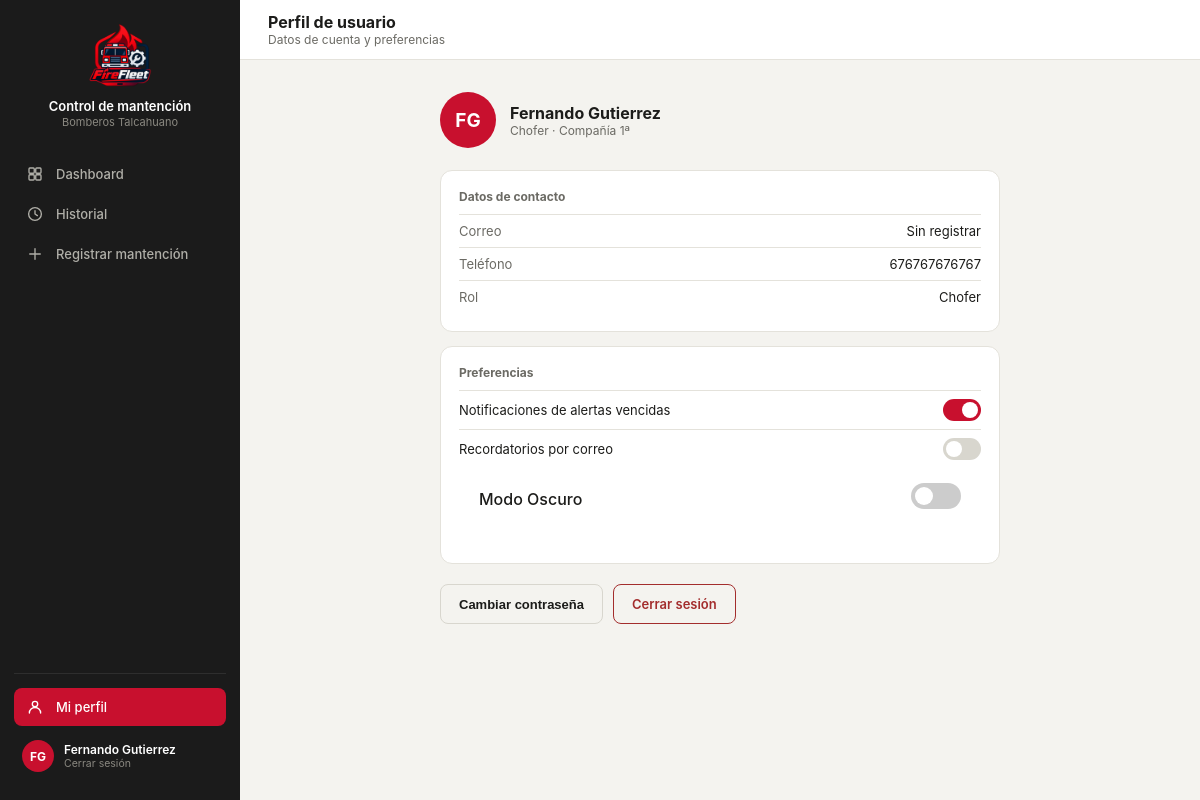
The page /perfil/ (signed in) on the database its author committed.
### core/models.py (models this page shows, shortened)
class Usuario(models.Model):
    id_user = models.AutoField(primary_key=True)
    user = models.OneToOneField(User, on_delete=models.CASCADE, related_name="perfil", null=True, blank=True)
    nombre = models.CharField(max_length=120)
    rol = models.CharField(max_length=50)
    id_compania = models.ForeignKey(
        Compania, on_delete=models.SET_NULL, null=True, blank=True,
        db_column="id_compania", related_name="usuarios",
    )
    telefono = models.CharField(max_length=30, blank=True, default='')
    class Meta:
        db_table = "usuario"

class Compania(models.Model):
    id_comp = models.AutoField(primary_key=True)
    nombre = models.CharField(max_length=100)
    direccion = models.CharField(max_length=200, blank=True, db_column="dirección")
    telefono = models.CharField(max_length=20, blank=True, db_column="teléfono")
    class Meta:
        db_table = "compania"
        verbose_name_plural = "Compañías"
    def __str__(self):
        return self.nombre

### core/views.py (the view)
# urls.py: path('perfil/', views.perfil, name='perfil'),
@login_required(login_url='index')
def perfil(request):
    perfil_usuario, current_user_data = _datos_usuario_actual(request)
    current_user_data['email'] = request.user.email
    current_user_data['telefono'] = perfil_usuario.telefono if perfil_usuario else ''
    return render(request, 'core/perfil.html', {'current_user': current_user_data})

### core/views.py (called while the page is built)
def _datos_usuario_actual(request):
    perfil_usuario = getattr(request.user, 'perfil', None)
    is_admin = request.user.is_superuser or bool(
        perfil_usuario and (perfil_usuario.rol or '').lower() == 'administrador'
    )
    if perfil_usuario:
        nombre = perfil_usuario.nombre
        rol = perfil_usuario.rol
        comp = str(perfil_usuario.id_compania) if perfil_usuario.id_compania else 'Sin Compañía'
    else:
        nombre = request.user.get_full_name() or request.user.username
        rol = ''
        comp = 'Sin Compañía'
    return perfil_usuario, {
        'name': nombre,
        'rol': rol,
        'comp': comp,
        'initials': ''.join([palabra[0].upper() for palabra in nombre.split()[:2]]) or '??',
        'isAdmin': is_admin,
    }

### core/templates/core/perfil.html (shortened to what this page needs)
{% load static %}
<!DOCTYPE html>
<html lang="es">
<head>
<link rel="stylesheet" href="https://cdnjs.cloudflare.com/ajax/libs/tabler-icons/2.44.0/iconfont/tabler-icons.min.css">
<link rel="stylesheet" href="{% static 'styles.css' %}">
</head>
<body>
<div class="layout">
  <div class="sidebar">
    <div class="sidebar-brand">
      <div class="logo"><img src="{% static 'imagenes/logo2.png' %}" alt="Logo Control de mantención"></div>
      <div><p class="t1">Control de mantención</p><p class="t2">Bomberos Talcahuano</p></div>
    </div>
    <a class="nav-item" href="{% url 'dashboard' %}">Dashboard</a>
    <a class="nav-item" href="{% url 'historial' %}"><svg class="nav-icon" viewBox="0 0 24 24" fill="none" stroke="currentColor" stroke-width="1.8" stroke-linecap="round" stroke-linejoin="round"><circle cx="12" cy="12" r="8.5"/><polyline points="12 7.5 12 12 15.2 14.2"/></svg>Historial</a>
    <a class="nav-item" href="{%  url 'registrar'  %}"><svg class="nav-icon" viewBox="0 0 24 24" fill="none" stroke="currentColor" stroke-width="1.8" stroke-linecap="round" stroke-linejoin="round"><line x1="12" y1="5" x2="12" y2="19"/><line x1="5" y1="12" x2="19" y2="12"/></svg>Registrar mantención</a>
    <div class="sidebar-footer">
                <a class="nav-item active" href="{% url 'perfil' %}"><svg class="nav-icon" viewBox="0 0 24 24" fill="none" stroke="currentColor" stroke-width="1.8" stroke-linecap="round" stroke-linejoin="round"><circle cx="12" cy="8" r="3.6"/><path d="M4.5 20c0-4.1 3.4-7.4 7.5-7.4s7.5 3.3 7.5 7.4"/></svg>Mi perfil</a>
    <a class="sidebar-user" href="{% url 'logout' %}" style="margin-top:6px; text-decoration:none;">
        <div class="av"> {{ current_user.initials }}
</div>
        <div><p class="name">{{ current_user.name }}</p><p class="role">Cerrar sesión</p></div>
      </a>
    </div>
  </div>
  <div class="main">
    <div class="topbar">
      <div style="display:flex; align-items:center; gap:12px;">
        <div><h2>Perfil de usuario</h2><p class="crumb">Datos de cuenta y preferencias</p></div>
      </div>
    </div>
    <div class="content">
      <div style="max-width:560px; margin:0 auto;">
        <div style="display:flex; align-items:center; gap:14px; margin-bottom:22px;">
          <div style="width:56px; height:56px; border-radius:50%; background:var(--red); display:flex; align-items:center; justify-content:center; color:#fff; font-size:19px; font-weight:700;"> {{ current_user.initials }}</div>
          <div><p style="font-size:16px; font-weight:700; margin:0;"> {{ current_user.name }}</p><p style="font-size:12px; color:var(--text2); margin:0;">{{ current_user.rol }} · {{ current_user.comp }}</p></div>
        </div>
        <div class="card" style="margin-bottom:14px;">
          <p style="font-size:12px; color:var(--text2); margin:0 0 10px; font-weight:700;">Datos de contacto</p>
          <div style="display:flex; justify-content:space-between; padding:8px 0; border-top:1px solid var(--border); font-size:13px;"><span style="color:var(--text2);">Correo</span><span>{{ current_user.email|default:"Sin registrar" }}</span></div>
          <div style="display:flex; justify-content:space-between; padding:8px 0; border-top:1px solid var(--border); font-size:13px;"><span style="color:var(--text2);">Teléfono</span><span>{{ current_user.telefono|default:"Sin registrar" }}</span></div>
          <div style="display:flex; justify-content:space-between; padding:8px 0; border-top:1px solid var(--border); font-size:13px;"><span style="color:var(--text2);">Rol</span><span>{{ current_user.rol }}</span></div>
        </div>
        <div class="card" style="margin-bottom:20px;">
          <p style="font-size:12px; color:var(--text2); margin:0 0 10px; font-weight:700;">Preferencias</p>
          <div style="display:flex; justify-content:space-between; align-items:center; padding:8px 0; border-top:1px solid var(--border); font-size:13px;">
            <span>Notificaciones de alertas vencidas</span>
            <div style="width:38px; height:22px; border-radius:20px; background:var(--red); position:relative;"><div style="width:16px; height:16px; border-radius:50%; background:#fff; position:absolute; top:3px; right:3px;"></div></div>
          </div>
          <div style="display:flex; justify-content:space-between; align-items:center; padding:8px 0; border-top:1px solid var(--border); font-size:13px;">
            <span>Recordatorios por correo</span>
            <div style="width:38px; height:22px; border-radius:20px; background:#D8D6CE; position:relative;"><div style="width:16px; height:16px; border-radius:50%; background:#fff; position:absolute; top:3px; left:3px;"></div></div>
          </div>
          <div class="dark-mode-setting" style="display: flex; align-items: center; justify-content: space-between; padding: 15px 20px; background: var(--card-bg, #fff); border-radius: 8px; margin-bottom: 15px;">
    <span style="font-weight: 500;">Modo Oscuro</span>
    <label class="switch" style="position: relative; display: inline-block; width: 50px; height: 26px;">
      <span class="slider" style="position: absolute; cursor: pointer; top: 0; left: 0; right: 0; bottom: 0; background-color: #ccc; transition: .4s; border-radius: 34px;"></span>
    </label>
</div>
        </div>
        <div style="display:flex; gap:10px;">
          <button class="btn-secondary">Cambiar contraseña</button>
          <a class="btn-secondary" style="border-color:#A32D2D; color:#A32D2D; display:inline-flex; align-items:center;" href="{% url 'logout' %}">Cerrar sesión</a>
        </div>
      </div>
    </div>
  </div>
</div>
</body>
</html>

### core/static/styles.css (style rules this page uses)
:root { --red:#C8102E; --dark:#212121; --darker:#181818; --sidebar-bg:#1B1B1B; --sidebar-hover:#2A2A2A; --input-bg:#fff; --input-border:#D8D6CE; --muted:#8A8880; --amber:#854F0B; --amber-bg:#FDECC8; --green:#0F6E56; --green-bg:#DCEEE8; --danger:#A32D2D; --danger-bg:#F6DCDC; --surface1:#F4F3EF; --surface2:#FFFFFF; --border:#E4E2DB; --text1:#1C1C1A; --text2:#6B6A64; }
* { box-sizing:border-box; -webkit-tap-highlight-color:transparent; }
body { margin:0; font-family:-apple-system,BlinkMacSystemFont,"Segoe UI",Roboto,Helvetica,Arial,sans-serif; background:var(--surface1); color:var(--text1); min-height:100vh; }
.layout { display:flex; min-height:100vh; }
.sidebar { width:240px; background:var(--sidebar-bg); flex-shrink:0; display:flex; flex-direction:column; padding:20px 14px; position:sticky; top:0; height:100vh; }
.sidebar-brand { display:flex; flex-direction:column; align-items:center; text-align:center; gap:10px; padding:4px 8px 26px; }
.sidebar-brand .logo { width:64px; height:64px; display:flex; align-items:center; justify-content:center; flex-shrink:0; overflow:hidden; }
.sidebar-brand .logo img { width:100%; height:100%; object-fit:contain; display:block; }
.sidebar-brand .t1 { color:#fff; font-size:13px; font-weight:600; margin:0; line-height:1.3; }
.sidebar-brand .t2 { color:#8A8880; font-size:11px; margin:0; }
.nav-item { display:flex; align-items:center; gap:12px; padding:10px 12px; border-radius:8px; color:#B0AFA8; font-size:13px; font-weight:500; cursor:pointer; border:none; background:none; width:100%; text-align:left; margin-bottom:2px; text-decoration:none; }
.nav-item .nav-icon { width:18px; height:18px; flex-shrink:0; }
.nav-item.active { background:var(--red); color:#fff; }
.sidebar-footer { margin-top:auto; padding-top:14px; border-top:1px solid #2E2E2E; }
.sidebar-user { display:flex; align-items:center; gap:10px; padding:8px; border-radius:8px; cursor:pointer; }
.sidebar-user .av { width:32px; height:32px; border-radius:50%; background:var(--red); display:flex; align-items:center; justify-content:center; color:#fff; font-size:12px; font-weight:700; flex-shrink:0; }
.sidebar-user .name { color:#fff; font-size:12px; font-weight:600; margin:0; }
.sidebar-user .role { color:#8A8880; font-size:10.5px; margin:0; }
.main { flex:1; min-width:0; }
.topbar { height:60px; background:var(--surface2); border-bottom:1px solid var(--border); display:flex; align-items:center; justify-content:space-between; padding:0 28px; position:sticky; top:0; z-index:10; }
.topbar h2 { font-size:16px; font-weight:700; margin:0; }
.topbar .crumb { font-size:12px; color:var(--text2); margin:0; }
.content { padding:28px 32px; max-width:1200px; margin:0 auto; }
.card { background:var(--surface2); border:1px solid var(--border); border-radius:12px; padding:18px; }
.btn-secondary { background:transparent; border:1px solid var(--input-border); color:var(--text1); height:40px; padding:0 18px; border-radius:8px; font-weight:600; font-size:13px; cursor:pointer; display:inline-flex; align-items:center; justify-content:center; }
label { display:block; font-size:12px; color:var(--text2); margin-bottom:6px; font-weight:600; }
a.btn-primary, a.btn-secondary { text-decoration:none; justify-content:center; }
.content { padding: 32px; flex: 1; }

### core/templates/core/perfil.html (style rules this page uses)
.slider:before { position: absolute; content: ""; height: 18px; width: 18px; left: 4px; bottom: 4px; background-color: white; transition: .4s; border-radius: 50%; }

### rows shown on the page
Usuario: name "Fernando Gutierrez", rol "Chofer", telefono "676767676767"
Compania: comp "Compañía 1ª"

### other values the page prints
{{ current_user.initials }} "FG"
{{ current_user.email|default:"Sin registrar" }} "Sin registrar"
